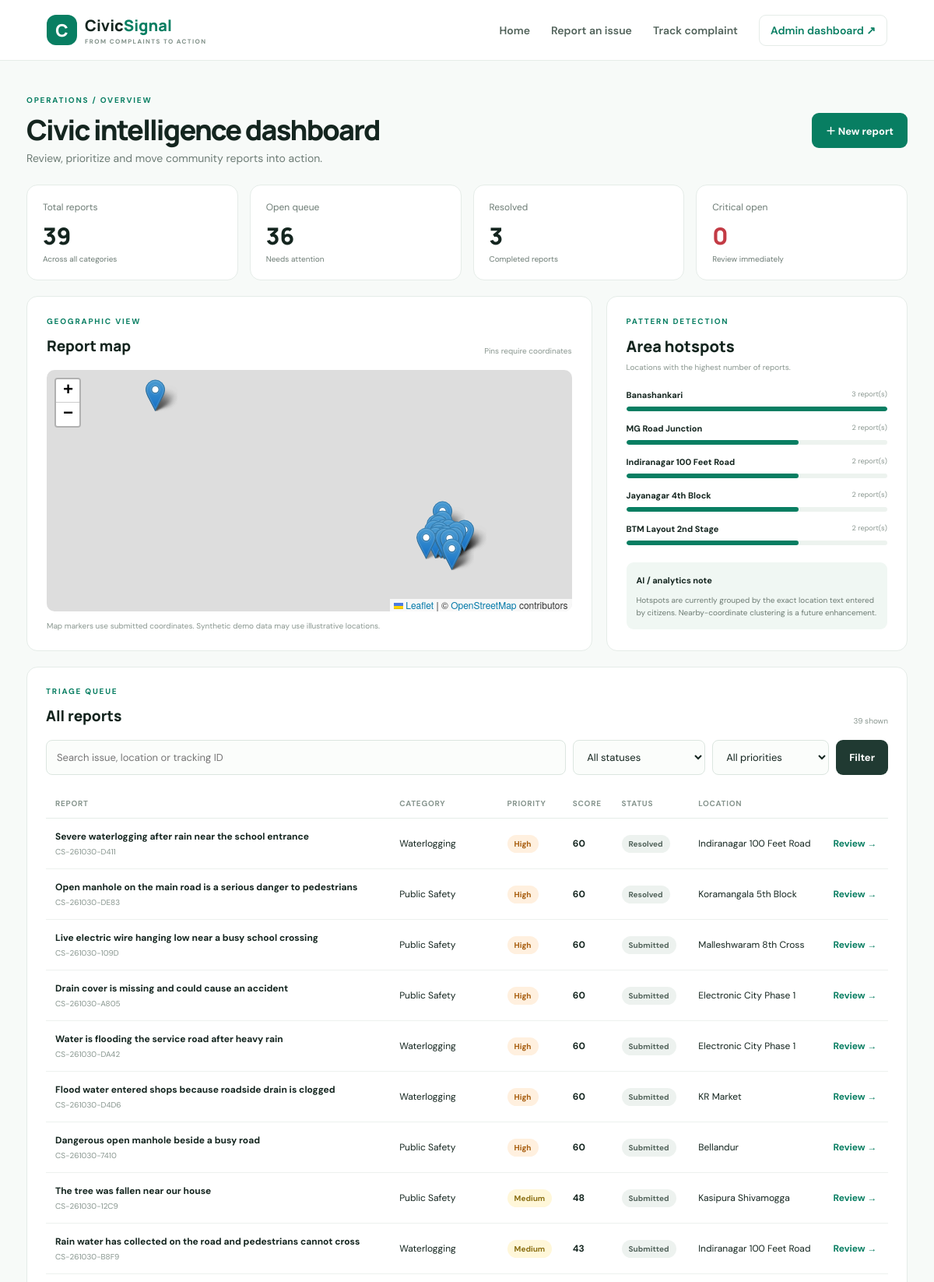
The page /admin (upper part) on the database its author committed.
### tables this page shows
CREATE TABLE reports (
            id INTEGER PRIMARY KEY AUTOINCREMENT,
            tracking_code TEXT UNIQUE NOT NULL,
            title TEXT NOT NULL,
            description TEXT NOT NULL,
            category TEXT NOT NULL,
            location TEXT NOT NULL,
            latitude REAL,
            longitude REAL,
            citizen_name TEXT,
            priority TEXT NOT NULL,
            priority_score INTEGER NOT NULL,
            priority_reason TEXT NOT NULL,
            ai_summary TEXT NOT NULL,
            duplicate_of INTEGER,
            status TEXT NOT NULL DEFAULT 'Submitted',
            department TEXT,
            assigned_to TEXT,
            created_at TEXT NOT NULL,
            updated_at TEXT NOT NULL,
            resolution_note TEXT,
            FOREIGN KEY(duplicate_of) REFERENCES reports(id)
        );

### app.py (the view)
@app.route("/admin")
def admin():
    db = get_db()
    q = request.args.get("q", "").strip()
    status = request.args.get("status", "")
    priority = request.args.get("priority", "")
    sql = "SELECT * FROM reports WHERE 1=1"
    params = []
    if q:
        sql += " AND (title LIKE ? OR description LIKE ? OR location LIKE ? OR tracking_code LIKE ?)"
        params += [f"%{q}%"] * 4
    if status:
        sql += " AND status=?"; params.append(status)
    if priority:
        sql += " AND priority=?"; params.append(priority)
    sql += " ORDER BY priority_score DESC, created_at DESC"
    reports = db.execute(sql, params).fetchall()
    all_reports = db.execute("SELECT * FROM reports").fetchall()
    category_counts = Counter(r["category"] for r in all_reports)
    hotspot_counts = Counter(r["location"] for r in all_reports)
    hotspots = hotspot_counts.most_common(5)
    stats = {
        "total": len(all_reports),
        "open": sum(1 for r in all_reports if r["status"] not in ("Resolved", "Rejected")),
        "resolved": sum(1 for r in all_reports if r["status"] == "Resolved"),
        "critical": sum(1 for r in all_reports if r["priority"] == "Critical" and r["status"] != "Resolved")
    }
    map_reports = [dict(r) for r in all_reports if r["latitude"] is not None and r["longitude"] is not None]
    return render_template("admin.html", reports=reports, stats=stats,
                           category_counts=dict(category_counts), hotspots=hotspots,
                           map_reports=map_reports, statuses=STATUSES,
                           priorities=["Critical","High","Medium","Low"])

### app.py (called while the page is built)
def get_db():
    if "db" not in g:
        g.db = sqlite3.connect(DB_PATH)
        g.db.row_factory = sqlite3.Row
        g.db.execute("PRAGMA foreign_keys = ON")
    return g.db

### templates/admin.html (shortened to what this page needs)
{% extends "base.html" %}{% block title %}Admin dashboard | CivicSignal{% endblock %}
{% block content %}
<div class="dashboard-heading"><div><span class="eyebrow">OPERATIONS / OVERVIEW</span><h1>Civic intelligence dashboard</h1><p>Review, prioritize and move community reports into action.</p></div><a class="btn btn-primary" href="{{ url_for('report') }}">＋ New report</a></div>
<section class="stats-grid admin-stats"><div class="stat-card"><span>Total reports</span><strong>{{ stats.total }}</strong><small>Across all categories</small></div><div class="stat-card"><span>Open queue</span><strong>{{ stats.open }}</strong><small>Needs attention</small></div><div class="stat-card"><span>Resolved</span><strong>{{ stats.resolved }}</strong><small>Completed reports</small></div><div class="stat-card"><span>Critical open</span><strong class="red-text">{{ stats.critical }}</strong><small>Review immediately</small></div></section>
<div class="dashboard-grid"><section class="panel"><div class="panel-heading"><div><span class="eyebrow">GEOGRAPHIC VIEW</span><h2>Report map</h2></div><span class="map-note">Pins require coordinates</span></div><div id="report-map" class="map" data-reports='{{ map_reports|tojson }}'></div><p class="map-caption">Map markers use submitted coordinates. Synthetic demo data may use illustrative locations.</p></section>
<section class="panel insight-panel"><span class="eyebrow">PATTERN DETECTION</span><h2>Area hotspots</h2><p class="muted">Locations with the highest number of reports.</p>
{% if hotspots %}{% for place,count in hotspots %}<div class="hotspot-row"><div><b>{{ place }}</b><small>{{ count }} report(s)</small></div><div class="hotspot-bar"><i style="width:{{ (count / hotspots[0][1] * 100)|int }}%"></i></div></div>{% endfor %}{% else %}<p>No location data yet.</p>{% endif %}
<div class="insight-callout"><b>AI / analytics note</b><p>Hotspots are currently grouped by the exact location text entered by citizens. Nearby-coordinate clustering is a future enhancement.</p></div></section></div>
<section class="panel report-list"><div class="panel-heading"><div><span class="eyebrow">TRIAGE QUEUE</span><h2>All reports</h2></div><span class="muted">{{ reports|length }} shown</span></div>
<form class="filter-bar" method="get"><input name="q" value="{{ request.args.get('q','') }}" placeholder="Search issue, location or tracking ID"><select name="status"><option value="">All statuses</option></select><select name="priority"><option value="">All priorities</option></select><button class="btn btn-dark">Filter</button></form>
<div class="table-wrap"><table><thead><tr><th>Report</th><th>Category</th><th>Priority</th><th>Score</th><th>Status</th><th>Location</th><th></th></tr></thead><tbody>
{% for r in reports %}<tr><td><b>{{ r.title }}</b><small class="subline">{{ r.tracking_code }}</small></td><td>{{ r.category }}</td><td><span class="priority {{ r.priority|lower }}">{{ r.priority }}</span></td><td><b>{{ r.priority_score }}</b></td><td><span class="status">{{ r.status }}</span></td><td>{{ r.location }}</td><td><a class="text-link" href="{{ url_for('admin_report', report_id=r.id) }}">Review →</a></td></tr>{% else %}<tr><td colspan="7">No reports match these filters.</td></tr>{% endfor %}
</tbody></table></div></section>
{% endblock %}

### static/style.css (style rules this page uses)
:root { --ink:#14251f;--muted:#6d7c75;--green:#087e62;--green2:#0ca37b;--mint:#e9f6f0;--line:#e5ece8;--bg:#f7faf8;--white:#fff;--red:#c33b45;--amber:#a76b12 }
* { box-sizing:border-box }
body { margin:0;background:var(--bg);color:var(--ink);font-family:'DM Sans',sans-serif;font-size:14px }
.topbar nav a:hover,.text-link { color:var(--green) }
.eyebrow { font-size:10px;letter-spacing:1.8px;font-weight:700;color:var(--green);display:block;margin-bottom:12px }
.hero h1,.page-intro h1,.dashboard-heading h1 { font:800 48px/1.12 Manrope;margin:0 0 16px;letter-spacing:-1.8px }
.btn { border:0;border-radius:9px;padding:13px 18px;font:700 13px 'DM Sans';text-decoration:none;display:inline-flex;align-items:center;justify-content:center;cursor:pointer }
.btn-primary { background:var(--green);color:#fff }
.btn-dark { background:#203a32;color:white }
.stats-grid { display:grid;grid-template-columns:repeat(4,1fr);gap:15px;margin:22px 0 48px }
.stat-card,.panel,.recent-panel { background:#fff;border:1px solid var(--line);border-radius:14px }
.stat-card { padding:20px }
.stat-card span,.stat-card small { display:block;color:var(--muted);font-size:12px }
.stat-card strong { font:800 30px Manrope;display:block;margin:8px 0 3px }
.stat-card small { font-size:10px }
.red-text { color:var(--red) }
.section-heading,.panel-heading,.dashboard-heading { display:flex;justify-content:space-between;align-items:end }
.section-heading h2,.panel-heading h2 { font:800 24px Manrope;margin:0 }
.text-link { font-weight:700;text-decoration:none;font-size:12px }
.table-wrap { overflow-x:auto }
table { border-collapse:collapse;width:100%;font-size:12px }
th { text-align:left;color:#87958e;font-size:10px;text-transform:uppercase;letter-spacing:.7px;padding:12px;border-bottom:1px solid var(--line) }
td { padding:15px 12px;border-bottom:1px solid #edf1ee;white-space:nowrap }
td:first-child { white-space:normal;min-width:190px }
.subline { display:block;color:#87958e;font-size:10px;margin-top:5px }
.priority,.status { display:inline-block;padding:5px 9px;border-radius:20px;font-size:10px;font-weight:700;background:#edf2ef;color:#52635b }
.priority.high { background:#fff0df;color:#a65b0b }
.priority.medium { background:#fff7d9;color:#8b7013 }
.page-intro h1,.dashboard-heading h1 { font-size:36px }
.page-intro p,.dashboard-heading p { color:var(--muted);margin:0 }
.panel { padding:25px }
.form-panel input,.form-panel textarea,.form-panel select,.filter-bar input,.filter-bar select,.track-form input { display:block;width:100%;border:1px solid #dce6e0;background:#fbfdfb;border-radius:8px;padding:12px 13px;margin-top:8px;font:13px 'DM Sans';color:var(--ink);outline:none }
.privacy-note,.map-caption { font-size:10px;color:#89968f;text-align:center;margin:12px 0 0 }
.dashboard-heading { align-items:center;margin:8px 0 25px }
.dashboard-heading h1 { margin-bottom:7px }
.dashboard-heading .btn { flex-shrink:0 }
.admin-stats { margin:0 0 20px }
.dashboard-grid { display:grid;grid-template-columns:1.5fr .8fr;gap:18px;margin-bottom:20px }
.panel-heading { margin-bottom:18px }
.panel-heading h2 { font-size:19px }
.map { height:310px;border-radius:10px;z-index:1 }
.map-note,.muted { font-size:10px;color:#89968f }
.insight-panel h2 { font:800 20px Manrope;margin:0 }
.insight-panel>.muted { margin:7px 0 22px }
.hotspot-row { margin:15px 0 }
.hotspot-row>div:first-child { display:flex;justify-content:space-between;font-size:11px }
.hotspot-row small { color:#89968f }
.hotspot-bar { height:6px;background:#edf3ef;border-radius:5px;margin-top:8px;overflow:hidden }
.hotspot-bar i { display:block;height:100%;background:var(--green);border-radius:5px }
.insight-callout { background:#f0f7f3;padding:13px;border-radius:9px;margin-top:22px }
.insight-callout b { font-size:11px }
.insight-callout p { font-size:10px;color:#6e7c74;line-height:1.6;margin-bottom:0 }
.report-list { padding:24px }
.filter-bar { display:grid;grid-template-columns:1fr 170px 150px auto;gap:9px;margin:18px 0 }
.filter-bar input,.filter-bar select { margin:0 }
.filter-bar .btn { padding:10px 17px }
.map-caption { text-align:left }

### rows shown on the page
reports: location "Banashankari", count "3", {{ (count / hotspots[0][1] * 100)|int }} 100 (drawn)
reports: location "MG Road Junction", count "2", {{ (count / hotspots[0][1] * 100)|int }} 66 (drawn)
reports: location "Indiranagar 100 Feet Road", count "2", {{ (count / hotspots[0][1] * 100)|int }} 66 (drawn), title "Rain water has collected on the road and pedestrians cannot cross", tracking_code "CS-261030-B8F9", category "Waterlogging", priority "Medium", priority_score "43", status "Submitted"
reports: location "Jayanagar 4th Block", count "2", {{ (count / hotspots[0][1] * 100)|int }} 66 (drawn)
reports: location "BTM Layout 2nd Stage", count "2", {{ (count / hotspots[0][1] * 100)|int }} 66 (drawn)
reports: title "Severe waterlogging after rain near the school entrance", tracking_code "CS-261030-D411", category "Waterlogging", priority "High", priority_score "60", status "Resolved", location "Indiranagar 100 Feet Road"
reports: title "Open manhole on the main road is a serious danger to pedestrians", tracking_code "CS-261030-DE83", category "Public Safety", priority "High", priority_score "60", status "Resolved", location "Koramangala 5th Block"
reports: title "Live electric wire hanging low near a busy school crossing", tracking_code "CS-261030-109D", category "Public Safety", priority "High", priority_score "60", status "Submitted", location "Malleshwaram 8th Cross"
reports: title "Drain cover is missing and could cause an accident", tracking_code "CS-261030-A805", category "Public Safety", priority "High", priority_score "60", status "Submitted", location "Electronic City Phase 1"
reports: title "Water is flooding the service road after heavy rain", tracking_code "CS-261030-DA42", category "Waterlogging", priority "High", priority_score "60", status "Submitted", location "Electronic City Phase 1"
reports: title "Flood water entered shops because roadside drain is clogged", tracking_code "CS-261030-D4D6", category "Waterlogging", priority "High", priority_score "60", status "Submitted", location "KR Market"
reports: title "Dangerous open manhole beside a busy road", tracking_code "CS-261030-7410", category "Public Safety", priority "High", priority_score "60", status "Submitted", location "Bellandur"
reports: title "The tree was fallen near our house", tracking_code "CS-261030-12C9", category "Public Safety", priority "Medium", priority_score "48", status "Submitted", location "Kasipura Shivamogga"

### other values the page prints
{{ stats.total }} "39"
{{ stats.open }} "36"
{{ stats.resolved }} "3"
{{ stats.critical }} "0"
{{ reports|length }} "39"
